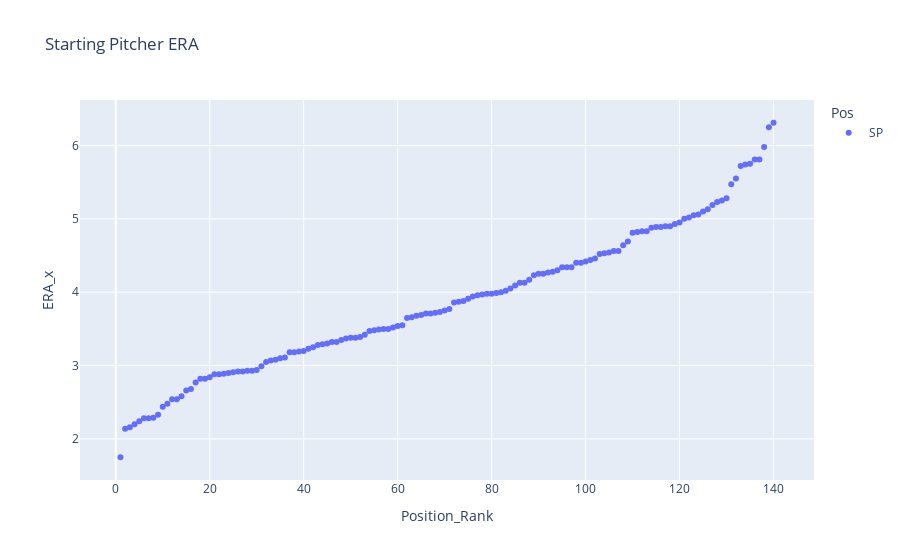

Notebook code for this chart:
### Code cell
plot_pos_rank(starters_eras, stat='ERA_x', title='Starting Pitcher ERA', plot_filename='plots/starting_pitcher_era.html')

### Figure 1 — Plotly figure (JSON) as saved in the notebook; plotly's stock layout.template omitted (floating-point values rounded to 4 significant figures; data arrays with more than 128 entries replaced by an {"elided": "..."} marker saying what was removed)
{"data": [{"customdata": {"elided": "140x1 str values"}, "hovertemplate": "Pos=SP<br>Position_Rank=%{x}<br>ERA_x=%{y}<br>Name=%{customdata[0]}<extra></extra>", "legendgroup": "SP", "marker": {"color": "#636efa", "symbol": "circle"}, "mode": "markers", "name": "SP", "orientation": "v", "showlegend": true, "type": "scatter", "x": {"elided": "140 int values"}, "xaxis": "x", "y": {"elided": "140 float values"}, "yaxis": "y"}], "layout": {"legend": {"title": {"text": "Pos"}, "tracegroupgap": 0}, "title": {"text": "Starting Pitcher ERA"}, "xaxis": {"anchor": "y", "domain": [0, 1], "title": {"text": "Position_Rank"}}, "yaxis": {"anchor": "x", "domain": [0, 1], "title": {"text": "ERA_x"}}}}
